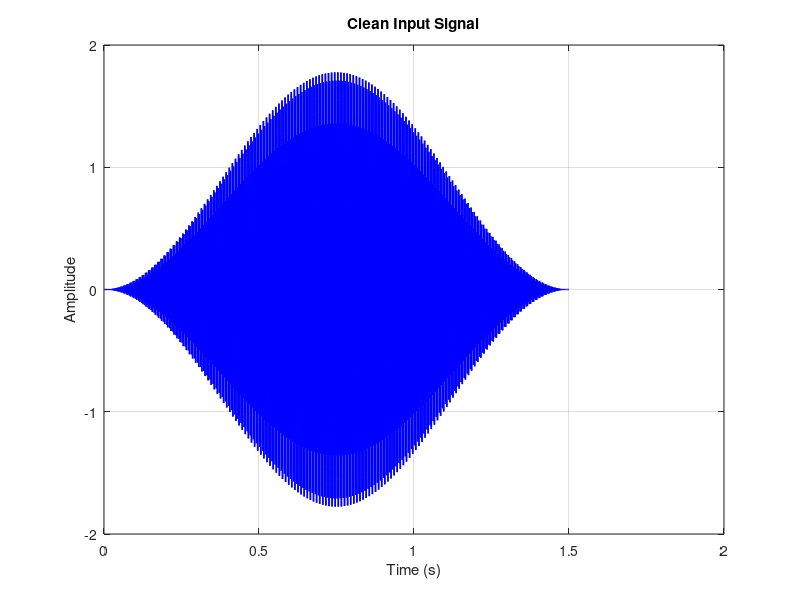
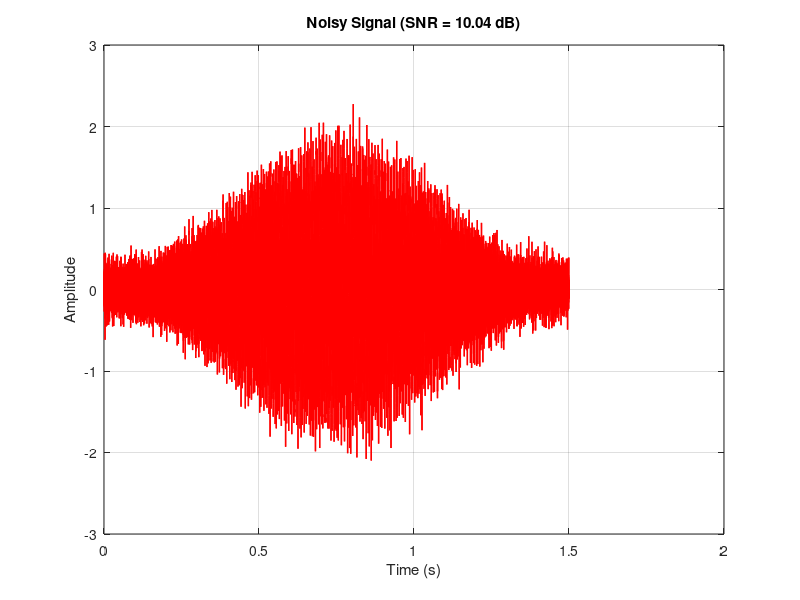
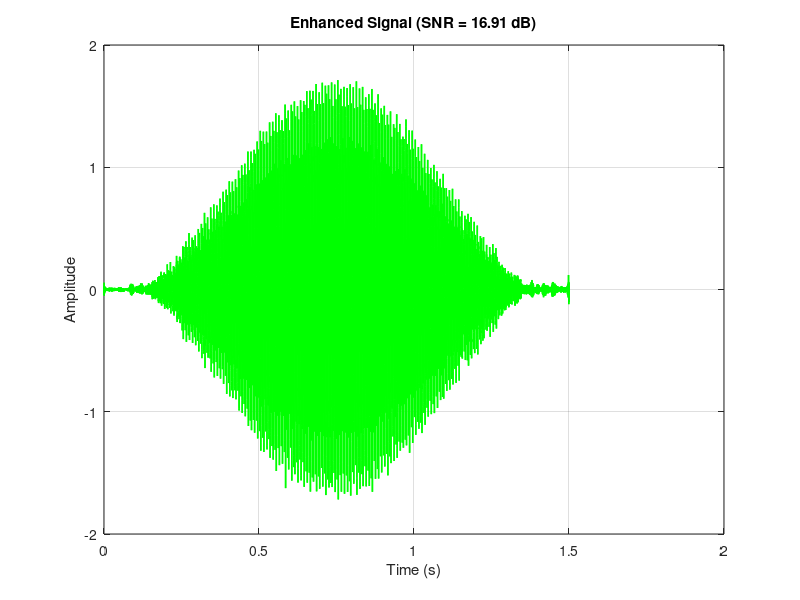
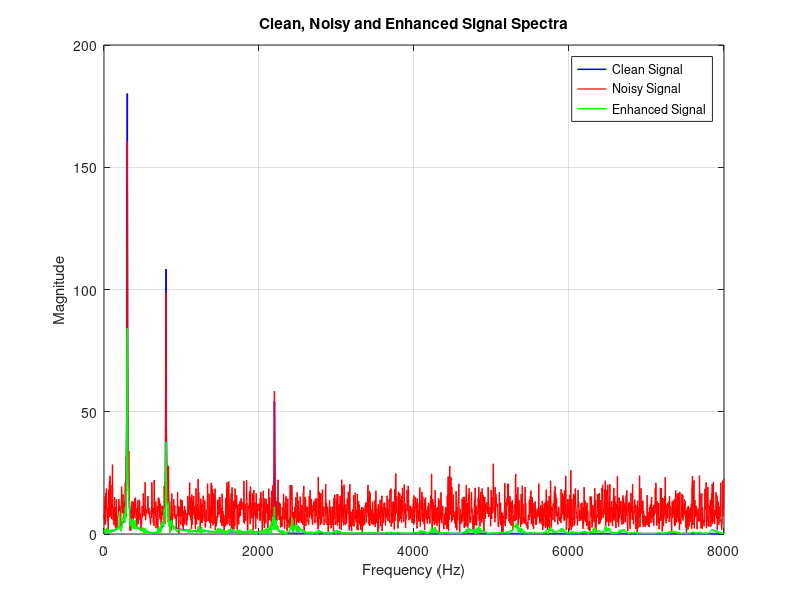

MATLAB code to generate these figures, in order:

clc; clear; close all;

%% EXPERIMENT 19: SPECTRAL SUBTRACTION FOR SPEECH NOISE REDUCTION

%% 1. SIGNAL PREPARATION AND NOISE CORRUPTION
Fs = 16000;                  % Sampling frequency (Hz)
duration = 1.5;              % Duration (seconds)
t = 0:1/Fs:duration-1/Fs;

f1 = 300;
f2 = 800;
f3 = 2200;

% Generate clean test signal
envelope = sin(pi*t/duration).^2;
x_clean = (sin(2*pi*f1*t) ...
    + 0.6*sin(2*pi*f2*t) ...
    + 0.3*sin(2*pi*f3*t)) .* envelope;

% Add AWGN at the specified input SNR
target_SNR = 10;
speech_pwr = mean(x_clean.^2);
noise_pwr = speech_pwr / (10^(target_SNR/10));

rng(42);
noise = sqrt(noise_pwr) * randn(size(x_clean));
x_noisy = x_clean + noise;

%% 2. SPECTRAL SUBTRACTION PARAMETERS
frame_duration = 0.020;      % 20 ms
hop_duration = 0.010;        % 10 ms

N_frame = round(frame_duration*Fs);  % 320 samples
hop = round(hop_duration*Fs);        % 160 samples
N_fft = 512;

win = hamming(N_frame)';
alpha = 2.0;                 % Over-subtraction factor
beta = 0.02;                 % Spectral floor factor
N_noise_frames = 10;

%% 3. NOISE SPECTRUM ESTIMATION
% Estimate noise spectrum from the initial low-energy frames
noise_spectrum_sum = zeros(1,N_fft);

for k = 1:N_noise_frames
    idx = (k-1)*hop + (1:N_frame);

    frame = x_noisy(idx).*win;
    noise_spectrum_sum = noise_spectrum_sum + abs(fft(frame,N_fft));
end

N_est = noise_spectrum_sum/N_noise_frames;

%% 4. SPECTRAL SUBTRACTION AND OVERLAP-ADD
num_frames = floor((length(x_noisy)-N_frame)/hop)+1;

x_enhanced = zeros(size(x_noisy));
win_gain = zeros(size(x_noisy));

for m = 1:num_frames
    idx = (m-1)*hop + (1:N_frame);

    % Window the noisy signal frame
    frame = x_noisy(idx).*win;

    % Compute FFT
    Y = fft(frame,N_fft);
    Y_mag = abs(Y);
    Y_phase = angle(Y);

    % Spectral magnitude subtraction
    S_hat_mag = max(Y_mag-alpha*N_est, beta*Y_mag);

    % Preserve noisy-signal phase
    S_hat = S_hat_mag.*exp(1i*Y_phase);

    % Inverse FFT
    frame_enhanced = real(ifft(S_hat,N_fft));

    % Overlap-add synthesis
    x_enhanced(idx) = x_enhanced(idx) ...
        + frame_enhanced(1:N_frame).*win;

    win_gain(idx) = win_gain(idx)+win.^2;
end

% Normalize overlap-add output
valid_idx = win_gain > 1e-3;
x_enhanced(valid_idx) = x_enhanced(valid_idx) ...
    ./win_gain(valid_idx);

%% 5. PERFORMANCE ANALYSIS
% Calculate SNR using the clean reference and the actual noise/error
SNR_in = 10*log10(sum(x_clean.^2) ...
    /sum((x_noisy-x_clean).^2));

% Evaluate over samples covered by overlap-add processing
eval_idx = valid_idx & (x_clean ~= 0);

SNR_out = 10*log10(sum(x_clean(eval_idx).^2) ...
    /sum((x_enhanced(eval_idx)-x_clean(eval_idx)).^2));

SNR_improvement = SNR_out-SNR_in;

%% 6. COMMAND WINDOW RESULTS
fprintf('==================================================\n');
fprintf(' EXPERIMENT 19: SPEECH NOISE REDUCTION\n');
fprintf('       USING SPECTRAL SUBTRACTION\n');
fprintf('==================================================\n');

fprintf('Sampling Frequency: %d Hz\n',Fs);
fprintf('Signal Duration: %.2f seconds\n',duration);
fprintf('Original Signal Length: %d samples\n',length(x_clean));
fprintf('Frame Duration: %.0f ms (%d samples)\n', ...
    frame_duration*1000,N_frame);
fprintf('Frame Shift: %.0f ms (%d samples)\n', ...
    hop_duration*1000,hop);
fprintf('FFT Length: %d\n',N_fft);
fprintf('Noise Estimation Frames: %d\n\n',N_noise_frames);

fprintf('PERFORMANCE METRICS:\n');
fprintf('Input SNR: %.2f dB\n',SNR_in);
fprintf('Output SNR: %.2f dB\n',SNR_out);
fprintf('SNR Improvement: %.2f dB\n\n',SNR_improvement);

fprintf('Status: Spectral subtraction processing completed.\n');
fprintf('==================================================\n');

%% 7. TIME-DOMAIN WAVEFORMS
figW = 8.5;
figH = 5.5;

figA = figure('Name','Experiment 19A: Clean Signal', ...
    'NumberTitle','off');
plot(t,x_clean,'b','LineWidth',1.1);
grid on; box on;
title('Clean Input Signal');
xlabel('Time (s)');
ylabel('Amplitude');
exportgraphics(figA,'Exp19_SubfigA_CleanSpeech.png', ...
    'Resolution',600);

figB = figure('Name','Experiment 19B: Noisy Signal', ...
    'NumberTitle','off');
plot(t,x_noisy,'r','LineWidth',1.0);
grid on; box on;
title(sprintf('Noisy Signal (SNR = %.2f dB)',SNR_in));
xlabel('Time (s)');
ylabel('Amplitude');
exportgraphics(figB,'Exp19_SubfigB_NoisySpeech.png', ...
    'Resolution',600);

figC = figure('Name','Experiment 19C: Enhanced Signal', ...
    'NumberTitle','off');
plot(t,x_enhanced,'g','LineWidth',1.1);
grid on; box on;
title(sprintf('Enhanced Signal (SNR = %.2f dB)',SNR_out));
xlabel('Time (s)');
ylabel('Amplitude');
exportgraphics(figC,'Exp19_SubfigC_EnhancedSpeech.png', ...
    'Resolution',600);

%% 8. FREQUENCY-DOMAIN COMPARISON
Nfft_plot = 4096;
f = (0:Nfft_plot/2)*(Fs/Nfft_plot);

X_clean = abs(fft(x_clean,Nfft_plot));
X_noisy = abs(fft(x_noisy,Nfft_plot));
X_enhanced = abs(fft(x_enhanced,Nfft_plot));

figD = figure('Name','Experiment 19D: Spectrum Comparison', ...
    'NumberTitle','off');

plot(f,X_clean(1:Nfft_plot/2+1),'b','LineWidth',1.1);
hold on;
plot(f,X_noisy(1:Nfft_plot/2+1),'r','LineWidth',0.9);
plot(f,X_enhanced(1:Nfft_plot/2+1),'g','LineWidth',1.0);

grid on; box on;
title('Clean, Noisy and Enhanced Signal Spectra');
xlabel('Frequency (Hz)');
ylabel('Magnitude');
legend('Clean Signal','Noisy Signal','Enhanced Signal');
xlim([0 Fs/2]);

exportgraphics(figD,'Exp19_SubfigD_SpectrumComparison.png', ...
    'Resolution',600);
